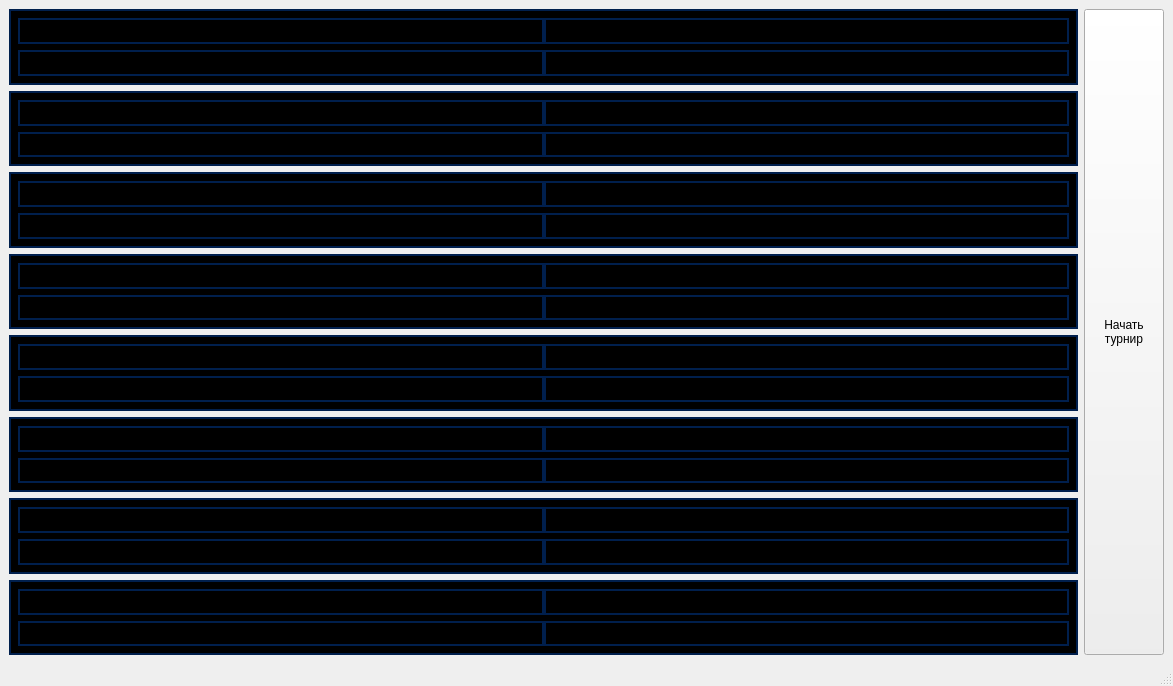
<?xml version="1.0" encoding="UTF-8"?>
<ui version="4.0">
 <class>MainWindow</class>
 <widget class="QMainWindow" name="MainWindow">
  <property name="geometry">
   <rect>
    <x>0</x>
    <y>0</y>
    <width>1173</width>
    <height>686</height>
   </rect>
  </property>
  <property name="maximumSize">
   <size>
    <width>1173</width>
    <height>686</height>
   </size>
  </property>
  <property name="windowTitle">
   <string>MainWindow</string>
  </property>
  <property name="styleSheet">
   <string notr="true"/>
  </property>
  <widget class="QWidget" name="centralwidget">
   <property name="sizePolicy">
    <sizepolicy hsizetype="Preferred" vsizetype="Preferred">
     <horstretch>0</horstretch>
     <verstretch>0</verstretch>
    </sizepolicy>
   </property>
   <property name="minimumSize">
    <size>
     <width>1173</width>
     <height>0</height>
    </size>
   </property>
   <layout class="QHBoxLayout" name="horizontalLayout">
    <item>
     <layout class="QHBoxLayout" name="series">
      <item>
       <layout class="QVBoxLayout" name="round_of_16">
        <item>
         <widget class="QWidget" name="match_9" native="true">
          <property name="sizePolicy">
           <sizepolicy hsizetype="Preferred" vsizetype="Preferred">
            <horstretch>0</horstretch>
            <verstretch>0</verstretch>
           </sizepolicy>
          </property>
          <property name="autoFillBackground">
           <bool>false</bool>
          </property>
          <property name="styleSheet">
           <string notr="true">background-color: black;
border: 2px solid #001f4d; /* тёмно-синий */
</string>
          </property>
          <layout class="QVBoxLayout" name="verticalLayout_10">
           <item>
            <layout class="QHBoxLayout" name="horizontalLayout_24">
             <property name="spacing">
              <number>0</number>
             </property>
             <property name="sizeConstraint">
              <enum>QLayout::SizeConstraint::SetDefaultConstraint</enum>
             </property>
             <item>
              <widget class="QLabel" name="lbl_team_name_23">
               <property name="sizePolicy">
                <sizepolicy hsizetype="Preferred" vsizetype="Preferred">
                 <horstretch>0</horstretch>
                 <verstretch>0</verstretch>
                </sizepolicy>
               </property>
               <property name="text">
                <string>Уругвай</string>
               </property>
               <property name="alignment">
                <set>Qt::AlignmentFlag::AlignRight|Qt::AlignmentFlag::AlignTrailing|Qt::AlignmentFlag::AlignVCenter</set>
               </property>
              </widget>
             </item>
             <item>
              <widget class="QLabel" name="lbl_team_score_23">
               <property name="sizePolicy">
                <sizepolicy hsizetype="Preferred" vsizetype="Preferred">
                 <horstretch>0</horstretch>
                 <verstretch>0</verstretch>
                </sizepolicy>
               </property>
               <property name="text">
                <string/>
               </property>
              </widget>
             </item>
            </layout>
           </item>
           <item>
            <layout class="QHBoxLayout" name="horizontalLayout_25">
             <property name="spacing">
              <number>0</number>
             </property>
             <property name="sizeConstraint">
              <enum>QLayout::SizeConstraint::SetDefaultConstraint</enum>
             </property>
             <item>
              <widget class="QLabel" name="lbl_team_name_24">
               <property name="sizePolicy">
                <sizepolicy hsizetype="Preferred" vsizetype="Preferred">
                 <horstretch>0</horstretch>
                 <verstretch>0</verstretch>
                </sizepolicy>
               </property>
               <property name="text">
                <string>Португалия</string>
               </property>
               <property name="alignment">
                <set>Qt::AlignmentFlag::AlignRight|Qt::AlignmentFlag::AlignTrailing|Qt::AlignmentFlag::AlignVCenter</set>
               </property>
              </widget>
             </item>
             <item>
              <widget class="QLabel" name="lbl_team_score_24">
               <property name="sizePolicy">
                <sizepolicy hsizetype="Preferred" vsizetype="Preferred">
                 <horstretch>0</horstretch>
                 <verstretch>0</verstretch>
                </sizepolicy>
               </property>
               <property name="text">
                <string/>
               </property>
              </widget>
             </item>
            </layout>
           </item>
          </layout>
         </widget>
        </item>
        <item>
         <widget class="QWidget" name="match_8" native="true">
          <property name="sizePolicy">
           <sizepolicy hsizetype="Preferred" vsizetype="Preferred">
            <horstretch>0</horstretch>
            <verstretch>0</verstretch>
           </sizepolicy>
          </property>
          <property name="autoFillBackground">
           <bool>false</bool>
          </property>
          <property name="styleSheet">
           <string notr="true">background-color: black;
border: 2px solid #001f4d; /* тёмно-синий */
</string>
          </property>
          <layout class="QVBoxLayout" name="verticalLayout_9">
           <item>
            <layout class="QHBoxLayout" name="horizontalLayout_22">
             <property name="spacing">
              <number>0</number>
             </property>
             <property name="sizeConstraint">
              <enum>QLayout::SizeConstraint::SetDefaultConstraint</enum>
             </property>
             <item>
              <widget class="QLabel" name="lbl_team_name_21">
               <property name="sizePolicy">
                <sizepolicy hsizetype="Preferred" vsizetype="Preferred">
                 <horstretch>0</horstretch>
                 <verstretch>0</verstretch>
                </sizepolicy>
               </property>
               <property name="text">
                <string>Франция</string>
               </property>
               <property name="alignment">
                <set>Qt::AlignmentFlag::AlignRight|Qt::AlignmentFlag::AlignTrailing|Qt::AlignmentFlag::AlignVCenter</set>
               </property>
              </widget>
             </item>
             <item>
              <widget class="QLabel" name="lbl_team_score_21">
               <property name="sizePolicy">
                <sizepolicy hsizetype="Preferred" vsizetype="Preferred">
                 <horstretch>0</horstretch>
                 <verstretch>0</verstretch>
                </sizepolicy>
               </property>
               <property name="text">
                <string/>
               </property>
              </widget>
             </item>
            </layout>
           </item>
           <item>
            <layout class="QHBoxLayout" name="horizontalLayout_23">
             <property name="spacing">
              <number>0</number>
             </property>
             <property name="sizeConstraint">
              <enum>QLayout::SizeConstraint::SetDefaultConstraint</enum>
             </property>
             <item>
              <widget class="QLabel" name="lbl_team_name_22">
               <property name="sizePolicy">
                <sizepolicy hsizetype="Preferred" vsizetype="Preferred">
                 <horstretch>0</horstretch>
                 <verstretch>0</verstretch>
                </sizepolicy>
               </property>
               <property name="text">
                <string>Аргентина</string>
               </property>
               <property name="alignment">
                <set>Qt::AlignmentFlag::AlignRight|Qt::AlignmentFlag::AlignTrailing|Qt::AlignmentFlag::AlignVCenter</set>
               </property>
              </widget>
             </item>
             <item>
              <widget class="QLabel" name="lbl_team_score_22">
               <property name="sizePolicy">
                <sizepolicy hsizetype="Preferred" vsizetype="Preferred">
                 <horstretch>0</horstretch>
                 <verstretch>0</verstretch>
                </sizepolicy>
               </property>
               <property name="text">
                <string/>
               </property>
              </widget>
             </item>
            </layout>
           </item>
          </layout>
         </widget>
        </item>
        <item>
         <widget class="QWidget" name="match_7" native="true">
          <property name="sizePolicy">
           <sizepolicy hsizetype="Preferred" vsizetype="Preferred">
            <horstretch>0</horstretch>
            <verstretch>0</verstretch>
           </sizepolicy>
          </property>
          <property name="autoFillBackground">
           <bool>false</bool>
          </property>
          <property name="styleSheet">
           <string notr="true">background-color: black;
border: 2px solid #001f4d; /* тёмно-синий */
</string>
          </property>
          <layout class="QVBoxLayout" name="verticalLayout_8">
           <item>
            <layout class="QHBoxLayout" name="horizontalLayout_20">
             <property name="spacing">
              <number>0</number>
             </property>
             <property name="sizeConstraint">
              <enum>QLayout::SizeConstraint::SetDefaultConstraint</enum>
             </property>
             <item>
              <widget class="QLabel" name="lbl_team_name_19">
               <property name="sizePolicy">
                <sizepolicy hsizetype="Preferred" vsizetype="Preferred">
                 <horstretch>0</horstretch>
                 <verstretch>0</verstretch>
                </sizepolicy>
               </property>
               <property name="text">
                <string>Бразилия</string>
               </property>
               <property name="alignment">
                <set>Qt::AlignmentFlag::AlignRight|Qt::AlignmentFlag::AlignTrailing|Qt::AlignmentFlag::AlignVCenter</set>
               </property>
              </widget>
             </item>
             <item>
              <widget class="QLabel" name="lbl_team_score_19">
               <property name="sizePolicy">
                <sizepolicy hsizetype="Preferred" vsizetype="Preferred">
                 <horstretch>0</horstretch>
                 <verstretch>0</verstretch>
                </sizepolicy>
               </property>
               <property name="text">
                <string/>
               </property>
              </widget>
             </item>
            </layout>
           </item>
           <item>
            <layout class="QHBoxLayout" name="horizontalLayout_21">
             <property name="spacing">
              <number>0</number>
             </property>
             <property name="sizeConstraint">
              <enum>QLayout::SizeConstraint::SetDefaultConstraint</enum>
             </property>
             <item>
              <widget class="QLabel" name="lbl_team_name_20">
               <property name="sizePolicy">
                <sizepolicy hsizetype="Preferred" vsizetype="Preferred">
                 <horstretch>0</horstretch>
                 <verstretch>0</verstretch>
                </sizepolicy>
               </property>
               <property name="text">
                <string>Мексика</string>
               </property>
               <property name="alignment">
                <set>Qt::AlignmentFlag::AlignRight|Qt::AlignmentFlag::AlignTrailing|Qt::AlignmentFlag::AlignVCenter</set>
               </property>
              </widget>
             </item>
             <item>
              <widget class="QLabel" name="lbl_team_score_20">
               <property name="sizePolicy">
                <sizepolicy hsizetype="Preferred" vsizetype="Preferred">
                 <horstretch>0</horstretch>
                 <verstretch>0</verstretch>
                </sizepolicy>
               </property>
               <property name="text">
                <string/>
               </property>
              </widget>
             </item>
            </layout>
           </item>
          </layout>
         </widget>
        </item>
        <item>
         <widget class="QWidget" name="match_6" native="true">
          <property name="sizePolicy">
           <sizepolicy hsizetype="Preferred" vsizetype="Preferred">
            <horstretch>0</horstretch>
            <verstretch>0</verstretch>
           </sizepolicy>
          </property>
          <property name="autoFillBackground">
           <bool>false</bool>
          </property>
          <property name="styleSheet">
           <string notr="true">background-color: black;
border: 2px solid #001f4d; /* тёмно-синий */
</string>
          </property>
          <layout class="QVBoxLayout" name="verticalLayout_7">
           <item>
            <layout class="QHBoxLayout" name="horizontalLayout_18">
             <property name="spacing">
              <number>0</number>
             </property>
             <property name="sizeConstraint">
              <enum>QLayout::SizeConstraint::SetDefaultConstraint</enum>
             </property>
             <item>
              <widget class="QLabel" name="lbl_team_name_17">
               <property name="sizePolicy">
                <sizepolicy hsizetype="Preferred" vsizetype="Preferred">
                 <horstretch>0</horstretch>
                 <verstretch>0</verstretch>
                </sizepolicy>
               </property>
               <property name="text">
                <string>Бельгия</string>
               </property>
               <property name="alignment">
                <set>Qt::AlignmentFlag::AlignRight|Qt::AlignmentFlag::AlignTrailing|Qt::AlignmentFlag::AlignVCenter</set>
               </property>
              </widget>
             </item>
             <item>
              <widget class="QLabel" name="lbl_team_score_17">
               <property name="sizePolicy">
                <sizepolicy hsizetype="Preferred" vsizetype="Preferred">
                 <horstretch>0</horstretch>
                 <verstretch>0</verstretch>
                </sizepolicy>
               </property>
               <property name="text">
                <string/>
               </property>
              </widget>
             </item>
            </layout>
           </item>
           <item>
            <layout class="QHBoxLayout" name="horizontalLayout_19">
             <property name="spacing">
              <number>0</number>
             </property>
             <property name="sizeConstraint">
              <enum>QLayout::SizeConstraint::SetDefaultConstraint</enum>
             </property>
             <item>
              <widget class="QLabel" name="lbl_team_name_18">
               <property name="sizePolicy">
                <sizepolicy hsizetype="Preferred" vsizetype="Preferred">
                 <horstretch>0</horstretch>
                 <verstretch>0</verstretch>
                </sizepolicy>
               </property>
               <property name="text">
                <string>Япония</string>
               </property>
               <property name="alignment">
                <set>Qt::AlignmentFlag::AlignRight|Qt::AlignmentFlag::AlignTrailing|Qt::AlignmentFlag::AlignVCenter</set>
               </property>
              </widget>
             </item>
             <item>
              <widget class="QLabel" name="lbl_team_score_18">
               <property name="sizePolicy">
                <sizepolicy hsizetype="Preferred" vsizetype="Preferred">
                 <horstretch>0</horstretch>
                 <verstretch>0</verstretch>
                </sizepolicy>
               </property>
               <property name="text">
                <string/>
               </property>
              </widget>
             </item>
            </layout>
           </item>
          </layout>
         </widget>
        </item>
        <item>
         <widget class="QWidget" name="match_5" native="true">
          <property name="sizePolicy">
           <sizepolicy hsizetype="Preferred" vsizetype="Preferred">
            <horstretch>0</horstretch>
            <verstretch>0</verstretch>
           </sizepolicy>
          </property>
          <property name="autoFillBackground">
           <bool>false</bool>
          </property>
          <property name="styleSheet">
           <string notr="true">background-color: black;
border: 2px solid #001f4d; /* тёмно-синий */
</string>
          </property>
          <layout class="QVBoxLayout" name="verticalLayout_6">
           <item>
            <layout class="QHBoxLayout" name="horizontalLayout_16">
             <property name="spacing">
              <number>0</number>
             </property>
             <property name="sizeConstraint">
              <enum>QLayout::SizeConstraint::SetDefaultConstraint</enum>
             </property>
             <item>
              <widget class="QLabel" name="lbl_team_name_15">
               <property name="sizePolicy">
                <sizepolicy hsizetype="Preferred" vsizetype="Preferred">
                 <horstretch>0</horstretch>
                 <verstretch>0</verstretch>
                </sizepolicy>
               </property>
               <property name="text">
                <string>Испания</string>
               </property>
               <property name="alignment">
                <set>Qt::AlignmentFlag::AlignRight|Qt::AlignmentFlag::AlignTrailing|Qt::AlignmentFlag::AlignVCenter</set>
               </property>
              </widget>
             </item>
             <item>
              <widget class="QLabel" name="lbl_team_score_15">
               <property name="sizePolicy">
                <sizepolicy hsizetype="Preferred" vsizetype="Preferred">
                 <horstretch>0</horstretch>
                 <verstretch>0</verstretch>
                </sizepolicy>
               </property>
               <property name="text">
                <string/>
               </property>
              </widget>
             </item>
            </layout>
           </item>
           <item>
            <layout class="QHBoxLayout" name="horizontalLayout_17">
             <property name="spacing">
              <number>0</number>
             </property>
             <property name="sizeConstraint">
              <enum>QLayout::SizeConstraint::SetDefaultConstraint</enum>
             </property>
             <item>
              <widget class="QLabel" name="lbl_team_name_16">
               <property name="sizePolicy">
                <sizepolicy hsizetype="Preferred" vsizetype="Preferred">
                 <horstretch>0</horstretch>
                 <verstretch>0</verstretch>
                </sizepolicy>
               </property>
               <property name="text">
                <string>Россия</string>
               </property>
               <property name="alignment">
                <set>Qt::AlignmentFlag::AlignRight|Qt::AlignmentFlag::AlignTrailing|Qt::AlignmentFlag::AlignVCenter</set>
               </property>
              </widget>
             </item>
             <item>
              <widget class="QLabel" name="lbl_team_score_16">
               <property name="sizePolicy">
                <sizepolicy hsizetype="Preferred" vsizetype="Preferred">
                 <horstretch>0</horstretch>
                 <verstretch>0</verstretch>
                </sizepolicy>
               </property>
               <property name="text">
                <string/>
               </property>
              </widget>
             </item>
            </layout>
           </item>
          </layout>
         </widget>
        </item>
        <item>
         <widget class="QWidget" name="match_4" native="true">
          <property name="sizePolicy">
           <sizepolicy hsizetype="Preferred" vsizetype="Preferred">
            <horstretch>0</horstretch>
            <verstretch>0</verstretch>
           </sizepolicy>
          </property>
          <property name="autoFillBackground">
           <bool>false</bool>
          </property>
          <property name="styleSheet">
           <string notr="true">background-color: black;
border: 2px solid #001f4d; /* тёмно-синий */
</string>
          </property>
          <layout class="QVBoxLayout" name="verticalLayout_5">
           <item>
            <layout class="QHBoxLayout" name="horizontalLayout_14">
             <property name="spacing">
              <number>0</number>
             </property>
             <property name="sizeConstraint">
              <enum>QLayout::SizeConstraint::SetDefaultConstraint</enum>
             </property>
             <item>
              <widget class="QLabel" name="lbl_team_name_13">
               <property name="sizePolicy">
                <sizepolicy hsizetype="Preferred" vsizetype="Preferred">
                 <horstretch>0</horstretch>
                 <verstretch>0</verstretch>
                </sizepolicy>
               </property>
               <property name="text">
                <string>Хорватия</string>
               </property>
               <property name="alignment">
                <set>Qt::AlignmentFlag::AlignRight|Qt::AlignmentFlag::AlignTrailing|Qt::AlignmentFlag::AlignVCenter</set>
               </property>
              </widget>
             </item>
             <item>
              <widget class="QLabel" name="lbl_team_score_13">
               <property name="sizePolicy">
                <sizepolicy hsizetype="Preferred" vsizetype="Preferred">
                 <horstretch>0</horstretch>
                 <verstretch>0</verstretch>
                </sizepolicy>
               </property>
               <property name="text">
                <string/>
               </property>
              </widget>
             </item>
            </layout>
           </item>
           <item>
            <layout class="QHBoxLayout" name="horizontalLayout_15">
             <property name="spacing">
              <number>0</number>
             </property>
             <property name="sizeConstraint">
              <enum>QLayout::SizeConstraint::SetDefaultConstraint</enum>
             </property>
             <item>
              <widget class="QLabel" name="lbl_team_name_14">
               <property name="sizePolicy">
                <sizepolicy hsizetype="Preferred" vsizetype="Preferred">
                 <horstretch>0</horstretch>
                 <verstretch>0</verstretch>
                </sizepolicy>
               </property>
               <property name="text">
                <string>Дания</string>
               </property>
               <property name="alignment">
                <set>Qt::AlignmentFlag::AlignRight|Qt::AlignmentFlag::AlignTrailing|Qt::AlignmentFlag::AlignVCenter</set>
               </property>
              </widget>
             </item>
             <item>
              <widget class="QLabel" name="lbl_team_score_14">
               <property name="sizePolicy">
                <sizepolicy hsizetype="Preferred" vsizetype="Preferred">
                 <horstretch>0</horstretch>
                 <verstretch>0</verstretch>
                </sizepolicy>
               </property>
               <property name="text">
                <string/>
               </property>
              </widget>
             </item>
            </layout>
           </item>
          </layout>
         </widget>
        </item>
        <item>
         <widget class="QWidget" name="match_2" native="true">
          <property name="sizePolicy">
           <sizepolicy hsizetype="Preferred" vsizetype="Preferred">
            <horstretch>0</horstretch>
            <verstretch>0</verstretch>
           </sizepolicy>
          </property>
          <property name="autoFillBackground">
           <bool>false</bool>
          </property>
          <property name="styleSheet">
           <string notr="true">background-color: black;
border: 2px solid #001f4d; /* тёмно-синий */
</string>
          </property>
          <layout class="QVBoxLayout" name="verticalLayout_3">
           <item>
            <layout class="QHBoxLayout" name="horizontalLayout_4">
             <property name="spacing">
              <number>0</number>
             </property>
             <property name="sizeConstraint">
              <enum>QLayout::SizeConstraint::SetDefaultConstraint</enum>
             </property>
             <item>
              <widget class="QLabel" name="lbl_team_name_3">
               <property name="sizePolicy">
                <sizepolicy hsizetype="Preferred" vsizetype="Preferred">
                 <horstretch>0</horstretch>
                 <verstretch>0</verstretch>
                </sizepolicy>
               </property>
               <property name="text">
                <string>Швеция</string>
               </property>
               <property name="alignment">
                <set>Qt::AlignmentFlag::AlignRight|Qt::AlignmentFlag::AlignTrailing|Qt::AlignmentFlag::AlignVCenter</set>
               </property>
              </widget>
             </item>
             <item>
              <widget class="QLabel" name="lbl_team_score_3">
               <property name="sizePolicy">
                <sizepolicy hsizetype="Preferred" vsizetype="Preferred">
                 <horstretch>0</horstretch>
                 <verstretch>0</verstretch>
                </sizepolicy>
               </property>
               <property name="text">
                <string/>
               </property>
              </widget>
             </item>
            </layout>
           </item>
           <item>
            <layout class="QHBoxLayout" name="horizontalLayout_5">
             <property name="spacing">
              <number>0</number>
             </property>
             <property name="sizeConstraint">
              <enum>QLayout::SizeConstraint::SetDefaultConstraint</enum>
             </property>
             <item>
              <widget class="QLabel" name="lbl_team_name_4">
               <property name="sizePolicy">
                <sizepolicy hsizetype="Preferred" vsizetype="Preferred">
                 <horstretch>0</horstretch>
                 <verstretch>0</verstretch>
                </sizepolicy>
               </property>
               <property name="text">
                <string>Швейцария</string>
               </property>
               <property name="alignment">
                <set>Qt::AlignmentFlag::AlignRight|Qt::AlignmentFlag::AlignTrailing|Qt::AlignmentFlag::AlignVCenter</set>
               </property>
              </widget>
             </item>
             <item>
              <widget class="QLabel" name="lbl_team_score_4">
               <property name="sizePolicy">
                <sizepolicy hsizetype="Preferred" vsizetype="Preferred">
                 <horstretch>0</horstretch>
                 <verstretch>0</verstretch>
                </sizepolicy>
               </property>
               <property name="text">
                <string/>
               </property>
              </widget>
             </item>
            </layout>
           </item>
          </layout>
         </widget>
        </item>
        <item>
         <widget class="QWidget" name="match_3" native="true">
          <property name="sizePolicy">
           <sizepolicy hsizetype="Preferred" vsizetype="Preferred">
            <horstretch>0</horstretch>
            <verstretch>0</verstretch>
           </sizepolicy>
          </property>
          <property name="autoFillBackground">
           <bool>false</bool>
          </property>
          <property name="styleSheet">
           <string notr="true">background-color: black;
border: 2px solid #001f4d; /* тёмно-синий */
</string>
          </property>
          <layout class="QVBoxLayout" name="verticalLayout_4">
           <item>
            <layout class="QHBoxLayout" name="horizontalLayout_6">
             <property name="spacing">
              <number>0</number>
             </property>
             <property name="sizeConstraint">
              <enum>QLayout::SizeConstraint::SetDefaultConstraint</enum>
             </property>
             <item>
              <widget class="QLabel" name="lbl_team_name_5">
               <property name="sizePolicy">
                <sizepolicy hsizetype="Preferred" vsizetype="Preferred">
                 <horstretch>0</horstretch>
                 <verstretch>0</verstretch>
                </sizepolicy>
               </property>
               <property name="text">
                <string>Колумбия</string>
               </property>
               <property name="alignment">
                <set>Qt::AlignmentFlag::AlignRight|Qt::AlignmentFlag::AlignTrailing|Qt::AlignmentFlag::AlignVCenter</set>
               </property>
              </widget>
             </item>
             <item>
              <widget class="QLabel" name="lbl_team_score_5">
               <property name="sizePolicy">
                <sizepolicy hsizetype="Preferred" vsizetype="Preferred">
                 <horstretch>0</horstretch>
                 <verstretch>0</verstretch>
                </sizepolicy>
               </property>
               <property name="text">
                <string/>
               </property>
              </widget>
             </item>
            </layout>
           </item>
           <item>
            <layout class="QHBoxLayout" name="horizontalLayout_7">
             <property name="spacing">
              <number>0</number>
             </property>
             <property name="sizeConstraint">
              <enum>QLayout::SizeConstraint::SetDefaultConstraint</enum>
             </property>
             <item>
              <widget class="QLabel" name="lbl_team_name_6">
               <property name="sizePolicy">
                <sizepolicy hsizetype="Preferred" vsizetype="Preferred">
                 <horstretch>0</horstretch>
                 <verstretch>0</verstretch>
                </sizepolicy>
               </property>
               <property name="text">
                <string>Англия</string>
               </property>
               <property name="alignment">
                <set>Qt::AlignmentFlag::AlignRight|Qt::AlignmentFlag::AlignTrailing|Qt::AlignmentFlag::AlignVCenter</set>
               </property>
              </widget>
             </item>
             <item>
              <widget class="QLabel" name="lbl_team_score_6">
               <property name="sizePolicy">
                <sizepolicy hsizetype="Preferred" vsizetype="Preferred">
                 <horstretch>0</horstretch>
                 <verstretch>0</verstretch>
                </sizepolicy>
               </property>
               <property name="text">
                <string/>
               </property>
              </widget>
             </item>
            </layout>
           </item>
          </layout>
         </widget>
        </item>
       </layout>
      </item>
      <item>
       <layout class="QVBoxLayout" name="quarterfinals" stretch="">
        <property name="spacing">
         <number>6</number>
        </property>
        <property name="sizeConstraint">
         <enum>QLayout::SizeConstraint::SetDefaultConstraint</enum>
        </property>
        <property name="leftMargin">
         <number>0</number>
        </property>
        <property name="topMargin">
         <number>0</number>
        </property>
        <property name="rightMargin">
         <number>0</number>
        </property>
        <property name="bottomMargin">
         <number>0</number>
        </property>
       </layout>
      </item>
      <item>
       <layout class="QVBoxLayout" name="semifinals"/>
      </item>
      <item>
       <layout class="QVBoxLayout" name="finals" stretch=""/>
      </item>
      <item>
       <layout class="QVBoxLayout" name="winner"/>
      </item>
     </layout>
    </item>
    <item>
     <widget class="QPushButton" name="pushButton">
      <property name="sizePolicy">
       <sizepolicy hsizetype="Maximum" vsizetype="Minimum">
        <horstretch>0</horstretch>
        <verstretch>0</verstretch>
       </sizepolicy>
      </property>
      <property name="text">
       <string>Начать
турнир</string>
      </property>
     </widget>
    </item>
   </layout>
  </widget>
  <widget class="QMenuBar" name="menubar">
   <property name="geometry">
    <rect>
     <x>0</x>
     <y>0</y>
     <width>1173</width>
     <height>23</height>
    </rect>
   </property>
  </widget>
  <widget class="QStatusBar" name="statusbar"/>
 </widget>
 <resources/>
 <connections/>
</ui>
